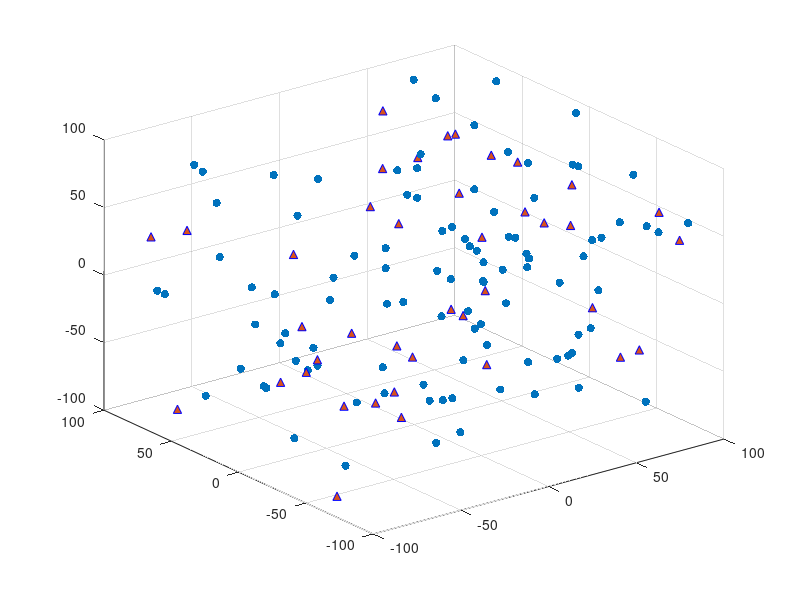

This chart was generated by the following MATLAB code: (Note: this script raises an error after producing the figure.)
clc, clearvars, close all;
% Network Model Parameters
numBlindNodes = 100;       % Number of blind nodes
numAnchorNodes = 40;       % Number of anchor nodes
communicationRange = 70;   % Communication range of UAVs
bsPosition = [0, 0, 0];    % Base Station position

% 3D Space Boundaries
xBounds = [-100, 100];
yBounds = [-100, 100];zBounds = [-100, 100];

% Energy Model Parameters
energyThreshold = 30;     % Energy threshold for CH selection
initialEnergyRange = [50, 100];  % Initial energy range for blind nodes

% Velocity Model Parameters
velocityMean = 5;    % Mean of the velocity distribution
velocityStdDev = 2;  % Standard deviation of the velocity distribution

% Initialize Anchor Nodes
anchorNodes = repmat(struct('id', [], 'position', []), numAnchorNodes, 1);

for i = 1:numAnchorNodes
    anchorNodes(i).id = i + numBlindNodes;
    anchorNodes(i).position = [randi(xBounds), randi(yBounds), randi(zBounds)];
end

% Initialize Blind Nodes as an array of structures
blindNodes = repmat(struct('id', [], 'position', [], 'energy', [], 'isCH', [], ...
    'velocity',[]), numAnchorNodes, 1);

% Populate Blind Nodes
for i = 1:numBlindNodes
    blindNodes(i).id = i;
    blindNodes(i).position = [randi(xBounds), randi(yBounds), randi(zBounds)];
    blindNodes(i).energy = randi(initialEnergyRange);
    blindNodes(i).isCH = false; % Initializing blind nodes as not CH
    blindNodes(i).velocity = normrnd(velocityMean, velocityStdDev, 1, 3);
end

% Plot Network
figure(1);
hold on;
view(3); % Sets the view to 3D
grid on; % Add grid
% Extract and plot Blind Nodes positions
blindNodesPositions = vertcat(blindNodes.position);
scatter3(blindNodesPositions(:,1), blindNodesPositions(:,2), blindNodesPositions(:,3), 'o', 'filled', 'DisplayName', 'Blind Nodes');

% Extract and plot Anchor Nodes positions
anchorNodesPositions = vertcat(anchorNodes.position);
scatter3(anchorNodesPositions(:,1), anchorNodesPositions(:,2), anchorNodesPositions(:,3), '^', 'filled', 'DisplayName', 'Anchor Nodes', 'MarkerEdgeColor', 'b');

scatter3(bsPosition(1), bsPosition(2), bsPosition(3), 'd', 'filled','b', 'DisplayName', 'Base Station', 'MarkerEdgeColor', 'k');
legend('Location', 'Best');
xlabel('X-coordinate');
ylabel('Y-coordinate');
zlabel('Z-coordinate');
title('Network Model');

hold off;
% Display Node Information
disp('Blind Node Information:');
disp(blindNodes);

disp('Anchor Node Information:');
disp(anchorNodes);

%%
% UAV Positioning Algorithm with IPSO
estimatedPositions = repmat(struct('position', []), numBlindNodes, 1);
for i = 1:numBlindNodes
    tempVariable = findUavPosition(blindNodes(i),anchorNodes,communicationRange, ...
        xBounds,yBounds,zBounds);
    estimatedPositions(i).position = tempVariable.position;
end
% Plot Network
figure(2);
hold on;
view(3); % Sets the view to 3D
grid on;% Add grid

% Extract and plot Blind Nodes positions
estimatedblindNodesPositions = vertcat(estimatedPositions.position);
scatter3(estimatedblindNodesPositions(:,1), estimatedblindNodesPositions(:,2), estimatedblindNodesPositions(:,3), 's', 'filled', 'DisplayName', 'Estimated Position of Blind Nodes');

% Extract and plot Blind Nodes positions
blindNodesPositions = vertcat(blindNodes.position);
scatter3(blindNodesPositions(:,1), blindNodesPositions(:,2), blindNodesPositions(:,3), 'o', 'filled', 'DisplayName', 'Actual Position of Blind Nodes');

% Extract and plot Anchor Nodes positions
%anchorNodesPositions = vertcat(anchorNodes.position);
%scatter3(anchorNodesPositions(:,1), anchorNodesPositions(:,2), anchorNodesPositions(:,3), '^', 'filled', 'DisplayName', 'Anchor Nodes', 'MarkerEdgeColor', 'b');

% Connect the estimated positions with actual blind node positions
for i = 1:numBlindNodes
    line([estimatedblindNodesPositions(i, 1), blindNodesPositions(i, 1)], ...
         [estimatedblindNodesPositions(i, 2), blindNodesPositions(i, 2)], ...
         [estimatedblindNodesPositions(i, 3), blindNodesPositions(i, 3)], ...
         'Color', 'k', 'LineStyle', '--', 'HandleVisibility', 'off');
end

scatter3(bsPosition(1), bsPosition(2), bsPosition(3), 'd', 'filled','b', 'DisplayName', 'Base Station', 'MarkerEdgeColor', 'k');
legend('Location', 'Best');
xlabel('X-coordinate');
ylabel('Y-coordinate');
zlabel('Z-coordinate');
title('Network Model');

hold off;

function Gbest = findUavPosition(blindNode,anchorNodes,communicationRange,xBounds,yBounds,zBounds)
    % IPSO Parameters
    NSC = 20;       % Number of particles in the swarm
    MaxIter = 50;   % Maximum number of iterations

    % IPSO Initialization
    nighbourAncherNodes = findNighboureNodes(blindNode, anchorNodes, communicationRange);

    %intilised the particles 
    particles = initializeParticles(NSC, xBounds, yBounds, zBounds);
    Pbest = particles;
    Gbest = getGlobalBest(particles, nighbourAncherNodes, blindNode);
    % IPSO Loop
    for iter = 1:MaxIter
        for i = 1:NSC
            % Update particle position and velocity using IPSO equations
            particles(i) = updateParticles(particles(i), Pbest(i), Gbest);

            % insure the boundary condition
            particles(i) = insureWithinBoundary(particles(i),xBounds, yBounds, zBounds);

            % Evaluate fitness function
            fitness = evaluateFitness(particles(i), nighbourAncherNodes,blindNode);
            
            % Update Pbest and Gbest
            if fitness < evaluateFitness(Pbest(i), nighbourAncherNodes,blindNode)
                Pbest(i) = particles(i);
            end
            if fitness < evaluateFitness(Gbest, nighbourAncherNodes,blindNode)
                Gbest = particles(i);
            end
        end
        
        % Apply VNS on Gbest
        %Gbest = applyVNS(Gbest);
    end    
end

% Helper function to initialize particle positions, velocities, and energies
function particles = initializeParticles(numParticles, xBounds, yBounds, zBounds)
    particles(numParticles) = struct('position', [], 'velocity', [], 'energy', [], 'energyVelocity', []);

    for i = 1:numParticles
        particles(i).position = [xBounds(1) + rand() * (xBounds(2) - xBounds(1)), ...
                                  yBounds(1) + rand() * (yBounds(2) - yBounds(1)), ...
                                  zBounds(1) + rand() * (zBounds(2) - zBounds(1))];
                              
        % Initialize velocity within bounds
        particles(i).velocity = (rand(1, 3) - 0.5) * 2; % Random values between -1 and 1
    end
end

%Function to get Distance b/w two nodes 
function distance = calculateDistance(node, anchorNode)
         distance = sqrt(sum((node.position-anchorNode.position).^2));
end

% Function to get global best
function Gbest = getGlobalBest(Pbest,nighbourAncherNodes,blindNode)
        Gbest = Pbest(1);
        for i = 1:length(Pbest)
            if evaluateFitness(Pbest(i),nighbourAncherNodes,blindNode) < evaluateFitness(Gbest,nighbourAncherNodes,blindNode)
                    Gbest = Pbest(i);
            end
        end
end 

% Function to update particles using IPSO equations
function updatedParticle = updateParticles(particle, Pbest, Gbest)
        w = 0.5;  % Inertia weight
        c1 = 3.5;  % Cognitive parameter
        c2 = 3.5;  % Social parameter
        % Update velocity
        particle.velocity = w * particle.velocity + ...
         c1 * rand() * (Pbest.position - particle.position) + ...
         c2 * rand() * (Gbest.position - particle.position);
            
         % Update position
         particle.position = particle.position + particle.velocity;
         updatedParticle = particle;
end

% Function to evaluate fitness function
function fitness = evaluateFitness(particle,nighbourAncherNodes,blindNode)
         dist = 0;
         for i = 1: length(nighbourAncherNodes)
            dist = dist + (calculateDistance(particle,nighbourAncherNodes(i))- ...
                calculateDistance(blindNode,nighbourAncherNodes(i)))^2;
         end
         fitness = dist/ length(nighbourAncherNodes);
end

%Function to insure that particle don't go outside of boundary position
function updatedParticle = insureWithinBoundary(particle,xBounds, yBounds, zBounds)
          bounds = [xBounds; yBounds; zBounds];  % Assuming bounds is a 3x2 matrix where each row i contains the lower and upper bounds for the i-th dimension
          for i = 1:3
            if particle.position(i) < bounds(i,1) || particle.position(i) > bounds(i,2)
                particle.position(i) = randi([bounds(i,1), bounds(i,2)]);
            end
          end
         updatedParticle = particle;
end

% helper function to find the nighbour ancher nodes that are with the communication range
function nighbourAncherNodes = findNighboureNodes(blindNode, anchorNodes, communicationRange)
    nighbourAncherNodes = [];
    for j = 1:length(anchorNodes)
      if  calculateDistance(blindNode, anchorNodes(j)) <= communicationRange
            nighbourAncherNodes = [nighbourAncherNodes, anchorNodes(j)];
      end
    end
end

% Function to Calculate the average position for intilisation purpose
function avergaePosition = findAveragePosition(nighbourAncherNodes)
     avergaePosition = [0,0,0];
     for i = 1:length(nighbourAncherNodes)
         avergaePosition = avergaePosition + nighbourAncherNodes(i).position;
     end
     if ~isempty(nighbourAncherNodes)
         avergaePosition = avergaePosition / length(nighbourAncherNodes);
     end
end

%%

% Extract actual positions of blind nodes
blindNodesPositions = vertcat(blindNodes.position);

% Perform K-means clustering
numClusters = 5; % Adjust as needed
[idx, centroids] = kmeans(blindNodesPositions, numClusters);



% Initialize cell array to store blind nodes for each cluster
clusterNodes = cell(numClusters, 1);

% Assign blind nodes to corresponding clusters
for j = 1:length(blindNodes)
    clusterNodes{idx(j)} = [clusterNodes{idx(j)}; blindNodes(j)];
end


% Plot Network
figure(3);
hold on;
view(3); % Sets the view to 3D
grid on; % Add grid

% Define colors for each cluster
colors = ['r', 'g', 'b', 'c', 'm']; % Add more colors if needed

% Plot Blind Nodes positions with different symbols for each cluster
for k = 1:numClusters
    clusterPoints = blindNodesPositions(idx == k, :);
    scatter3(clusterPoints(:, 1), clusterPoints(:, 2), clusterPoints(:, 3), 'filled', 'DisplayName', ['Cluster ' num2str(k)], 'MarkerFaceColor', colors(k));
end

% Plot Base Station position
scatter3(bsPosition(1), bsPosition(2), bsPosition(3), 'd', 'filled', 'DisplayName', 'Base Station', 'MarkerEdgeColor', 'k');

% Add legends for scatter plots only
legend('Location', 'Best');
xlabel('X-coordinate');
ylabel('Y-coordinate');
zlabel('Z-coordinate');
title('Network Model with K-means Clustering');

hold off;

%%

selectedCH = repmat(struct('position', [], 'energy', []), numClusters, 1);
for i = 1:numClusters
    tempResult = selectClusterHead(clusterNodes{i}, bsPosition, ...
        xBounds, yBounds, zBounds, initialEnergyRange);
    selectedCH(i).position = tempResult.position;
    selectedCH(i).energy = tempResult.energy;
end
clusterHeads = repmat(struct('id', [], 'position', [], 'energy', [], 'isCH', [], ...
    'velocity',[]), numClusters, 1);
for i = 1:numClusters
    nodes = clusterNodes{i};
    bestNodeIndex = 1; % Assume the first node is the best initially

    for j = 1:length(nodes)
        distance = calculate4DimesnsionalDistance(nodes(j), selectedCH(i));

        if distance < calculate4DimesnsionalDistance(nodes(bestNodeIndex), selectedCH(i))
            bestNodeIndex = j;
        end
    end

    % Mark the best node as CH
    clusterNodes{i}(bestNodeIndex).isCH = true;
    clusterHeds(i) = clusterNodes{i}(bestNodeIndex);
end

% Plot Network
figure(4);
hold on;
view(3); % Sets the view to 3D
grid on; % Add grid

% Define colors for each cluster
colors = ['r', 'g', 'b', 'c', 'm']; % Add more colors if needed

% Plot Cluster Head nodes
for i = 1:numClusters
    nodes = clusterNodes{i};
    
    % Plot all nodes in the cluster
    clusterPoints = vertcat(nodes.position);
    scatter3(clusterPoints(:, 1), clusterPoints(:, 2), clusterPoints(:, 3), 'filled', ...
        'DisplayName', ['Cluster ' num2str(i)], 'MarkerFaceColor', colors(i), 'MarkerFaceAlpha', 0.3);

    % Find Cluster Head node in the cluster
    clusterHeadIndex = find([nodes.isCH]);
    % Plot Cluster Head node if found
    if ~isempty(clusterHeadIndex)
        clusterHead = nodes(clusterHeadIndex);
        % Label the Cluster Head node as 'CH'
        text(clusterHead.position(1), clusterHead.position(2), clusterHead.position(3), 'CH', ...
            'FontSize', 8, 'FontWeight', 'bold', 'Color', 'k');
        % Plot Cluster Head node with larger size and different color
        scatter3(clusterHead.position(1), clusterHead.position(2), clusterHead.position(3), ...
            'filled', 'MarkerFaceColor', colors(i),'DisplayName', ['CH ' num2str(i)]);
    end
end

% Plot Base Station position
scatter3(bsPosition(1), bsPosition(2), bsPosition(3), 'd', 'filled', 'DisplayName', 'Base Station', 'MarkerEdgeColor', 'k');

% Add legends for scatter plots only
legend('Location', 'Best');
xlabel('X-coordinate');
ylabel('Y-coordinate');
zlabel('Z-coordinate');
title('Network Model with Cluster Heads');

hold off;



function distance = calculate4DimesnsionalDistance(node1, node2 )
      % weight parameter
      a = 0.8;
      b = 0.2;
      distance = a* calculateDistance(node1.position, node2.position)+... 
      b* abs(node1.energy - node2.energy);
end
% Function to select CH nodes using IPSO algorithm (Algorithm 3)
function selectedCH = selectClusterHead(clusterNodes, bsPosition,xBounds, ...
    yBounds,zBounds,energyRange)
    % Initialization
    numParticles = 20; % Number of particles 
    maxIterations = 100; % Adjust as needed
    % PSO Initialization
    particles = initializeParticles(numParticles,xBounds,yBounds, ...
        zBounds,energyRange); % Initialize particles
    Pbest = particles; % Personal best positions
    Gbest = getGlobalBest(Pbest, clusterNodes, bsPosition); % Global best position
    
    % PSO Iterations
    for itr = 1:maxIterations
        for i = 1:numParticles
            % Update velocities and positions using PSO equations (with energy movement)
            particles(i) = updateParticle(particles(i), Pbest(i), Gbest);
            particles(i) = insureWithinBoundary(particles(i), xBounds, yBounds, zBounds, energyRange);
            
            % Evaluate fitness function using Equation (31) with combined metric
            fitnessValue = evaluateFitness(particles(i), clusterNodes, bsPosition);
            
            % Update pBest and gBest based on fitness values
            if fitnessValue < evaluateFitness(Pbest(i),clusterNodes, bsPosition)
                Pbest(i)= particles(i);
            end
            if fitnessValue < evaluateFitness(Gbest,clusterNodes, bsPosition)
                Gbest = particles(i);
            end

       end
       % Apply VNS on update gBest (placeholder)
       %gBest = applyVNS(gBest);
    end
    % Output the selected cluster head based on the final gBest position
    selectedCH = Gbest;
end

% Helper function to initialize particle positions, velocities, and energies
function particles = initializeParticles(numParticles, xBounds, yBounds, ...
    zBounds, energyRange)
    particles(numParticles) = struct('position', [], 'velocity', [], 'energy', [], 'energyVelocity', []);

    for i = 1:numParticles
        particles(i).position = [xBounds(1) + rand() * (xBounds(2) - xBounds(1)), ...
                                  yBounds(1) + rand() * (yBounds(2) - yBounds(1)), ...
                                  zBounds(1) + rand() * (zBounds(2) - zBounds(1))];
        % Ensure energy is within the specified range
        particles(i).energy = energyRange(1) + rand() * (energyRange(2) - energyRange(1));
                              
        % Initialize velocity within bounds
        particles(i).velocity = (rand(1, 3) - 0.5) * 2; % Random values between -1 and 1
        % Initialize energy velocity within bounds
        particles(i).energyVelocity = (rand() - 0.5) * 2 * 5; % Random value between -5 and 5
    end
end
% Helper function to get Gbest 
function Gbest = getGlobalBest(Pbest, clusterNodes, bsPosition)
       Gbest = Pbest(1);
       for i = 1: length(Pbest)
           if evaluateFitness(Pbest(i) ,clusterNodes, bsPosition) < evaluateFitness(Gbest,clusterNodes, bsPosition)
               Gbest = Pbest(i);
           end
       end
end
% Helper function to update velocities and positions of particles
function particle = updateParticle(particle, Pbest, Gbest)
     % parameters for updation
     w = 0.9;  % Inertia weight
     c1 = 2.5;  % Cognitive parameter
     c2 = 2.5;  % Social parameter  
     % Update velocity
     particle.velocity = w * particle.velocity + ...
         c1 * rand() * (Pbest.position - particle.position) + ...
         c2 * rand() * (Gbest.position - particle.position);
     particle.energyVelocity =  w * particle.energyVelocity + ...
         c1 * rand() * (Pbest.energy - particle.energy) + ...
         c2 * rand() * (Gbest.energy - particle.energy);
     % Update position
     particle.position = particle.position + particle.velocity;
     % Update energy
     particle.energy = particle.energy + particle.energyVelocity;
end
% Helper function to calculate distance between two positions
function distance = calculateDistance(position1,position2)
          distance = sqrt(sum((position1-position2).^2));
end
% Helper function to evaluate fitness function with combined metric
function fitnessValue = evaluateFitness(particle, clusterNodes, bsPosition)
     % weight parameter
     alpha = 0.7;
     beta = 0.1;
    fitnessValue = alpha * f1(particle,clusterNodes) + ...
        beta * f2(particle,bsPosition) + ...
        (1-alpha-beta)*f3(particle);
end

% Helper function to evaluate fitness function 1
function fitnessValue = f1(particle, clusterNodes)
    distance=0;
    for i = 1: length(clusterNodes)
        distance = distance + calculateDistance(particle.position,clusterNodes(i).position );
    end
    fitnessValue = distance / length(clusterNodes);
end
% Helper function to evaluate fitness function 1
function fitnessValue = f2(particle, bsPosition)
    fitnessValue = calculateDistance(particle.position, bsPosition);
end
% Helper function to evaluate fitness function 1
function fitnessValue = f3(particle)
    fitnessValue=1/particle.energy;
end

%Function to insure that particle don't go outside of boundary position
function updatedparticle = insureWithinBoundary(particle,xBounds, yBounds, zBounds,energyRange)
          bounds = [xBounds; yBounds; zBounds];  % Assuming bounds is a 3x2 matrix where each row i contains the lower and upper bounds for the i-th dimension
          for i = 1:3
            if particle.position(i) < bounds(i,1) || particle.position(i) > bounds(i,2)
                particle.position(i) = randi([bounds(i,1), bounds(i,2)]);
            end
          end
         if particle.energy < energyRange(1)|| particle.energy > energyRange(2)
             particle.energy = randi([energyRange(1), energyRange(2)]);
         end
        updatedparticle = particle;
 end
%%

%parameter for cluster based routing
communicationRangeForHead = 100;
%define the nighbourhood for clusterheads ( in real this can be done easily
%by sending hellow message )

% Initialize cell array to store blind nodes for each cluster
nighboureCHs = cell(numClusters, 1);
for i = 1:numClusters
    for j = 1:numClusters
        if calculateDistance(clusterHeds(i).position,clusterHeds(j).position ...
                )<= communicationRangeForHead && i~=j
          nighboureCHs{i} = [nighboureCHs{i}, clusterHeds(j)];
        end
    end
end

%calculate next hop for each ch
selectedNextHops = repmat(struct('id', [], 'position', [], 'energy', [], 'isCH', [], ...
    'velocity',[]), numAnchorNodes, 1);
for i = 1: numClusters
  temp = selectedNextHop(i, nighboureCHs, clusterHeads, bsPosition, xBounds, yBounds, zBounds, velocityMean , velocityStdDev);
  selectedNextHops.position = temp.position(1:3); %first 3 dimesions of position repersent postion
  selectedNextHops.velocity = temp.position(4:6); %next 3 dimesions of position repersent velocity
end

%find the actual next hop node
for i = 1:numClusters
    nodes = nighboureCHs{i};
    bestNodeIndex = 1; % Assume the first node is the best initially

    for j = 1:length(nodes)
        distance = calculate6DimesnsionalDistance(nodes(j), selectedNextHop(i));

        if distance < calculate6DimesnsionalDistance(nodes(bestNodeIndex), selectedNextHop(i))
            bestNodeIndex = j;
        end
    end
    selectedNextHops(i) = nodes(bestNodeIndex);
end

% Plotting
figure(6);
hold on;
view(3); % Sets the view to 3D
grid on; % Add grid

% Plot Cluster Head nodes and arrows to next hops
for i = 1:numClusters
    clusterHead = clusterHeds(i);
    
    % Plot Cluster Head node
    scatter3(clusterHead.position(1), clusterHead.position(2), clusterHead.position(3), ...
        'filled', 'MarkerEdgeColor', 'k', 'MarkerFaceColor', colors(i), 'DisplayName', ['CH ' num2str(i)]);
    
    % Plot arrow from CH to selected next hop
    quiver3(clusterHead.position(1), clusterHead.position(2), clusterHead.position(3), ...
        selectedNextHops(i).position(1) - clusterHead.position(1), ...
        selectedNextHops(i).position(2) - clusterHead.position(2), ...
        selectedNextHops(i).position(3) - clusterHead.position(3), ...
        'Color', 'k', 'LineStyle', '--', 'MaxHeadSize', 0.5);
end

% Plot Base Station position
scatter3(bsPosition(1), bsPosition(2), bsPosition(3), 'd', 'filled', 'DisplayName', 'Base Station', 'MarkerEdgeColor', 'k');

% Add legends for scatter plots only
legend('Location', 'Best');
xlabel('X-coordinate');
ylabel('Y-coordinate');
zlabel('Z-coordinate');
title('Network Model with Cluster Heads and Next Hops');

hold off;




function distance = calculate6DimesnsionalDistance(node1, node2 )
      % weight parameter
      a = 0.7;
      b = 0.3;
      distance = a* calculateDistance(node1.position, node2.position)+... 
      b* calculateDistance(node1.velocity - node2.velocity);
end

% Function to select CH nodes using IPSO algorithm (Algorithm 3)
function selectedNextHop = selectedNextHop(clusterIndex, nighboureCHs, clusterHeds, bsPosition,xBounds, yBounds,zBounds,velocityMean , velocityStdDev)
    % Initialization
    numParticles = 20;   % Number of particles 
    maxIterations = 100; % Adjust as needed

    % PSO Initialization
    particles = initializeParticles(numParticles, xBounds, yBounds, zBounds,velocityMean , velocityStdDev);  % Initialize particles
    Pbest = particles;                                                         % Personal best positions
    Gbest = getGlobalBest(Pbest, clusterIndex, nighboureCHs, clusterHeds, bsPosition);       % Global best position
    
    % PSO Iterations
    for itr = 1:maxIterations
        for i = 1:numParticles
            % Update velocities and positions using PSO equations (with energy movement)
            particles(i) = updateParticle(particles(i), Pbest(i), Gbest);
            particles(i) = insureWithinBoundary(particles(i), xBounds, yBounds, zBounds);
            
            % Evaluate fitness function using Equation (31) with combined metric
            fitnessValue = evaluateFitness(particles(i), clusterIndex, nighboureCHs, clusterHeds, bsPosition);
            
            % Update pBest and gBest based on fitness values
            if fitnessValue < evaluateFitness(Pbest(i), clusterIndex, nighboureCHs, clusterHeds, bsPosition)
                Pbest(i)= particles(i);
            end
            if fitnessValue < evaluateFitness(Gbest, clusterIndex, nighboureCHs, clusterHeds, bsPosition)
                Gbest = particles(i);
            end

       end
       % Apply VNS on update gBest (placeholder)
       %gBest = applyVNS(gBest);
    end
    % Output the selected cluster head based on the final gBest position
    selectedNextHop = Gbest;
end

% Helper function to initialize particle positions, velocities, and energies
function particles = initializeParticles(numParticles, xBounds, yBounds, zBounds, velocityMean, velocityStdDev)
    particles(numParticles) = struct('position', [], 'velocity', []);

    for i = 1:numParticles
        % Initialize position and velocity components within bounds
        positionXYZ = [xBounds(1) + rand() * (xBounds(2) - xBounds(1)), ...
                       yBounds(1) + rand() * (yBounds(2) - yBounds(1)), ...
                       zBounds(1) + rand() * (zBounds(2) - zBounds(1))];
                   
        velocityXYZ = normrnd(velocityMean, velocityStdDev, [1, 3]);

        % Combine position and velocity components
        particles(i).position = [positionXYZ, velocityXYZ];
        particles(i).velocity = (rand(1, 6) - 0.5) * 2; % Random values between -1 and 1;
    end
end


% Helper function to get Gbest 
function Gbest = getGlobalBest(Pbest, clusterIndex, nighboureCHs, clusterHeds, bsPosition)
       Gbest = Pbest(1);
       for i = 1: length(Pbest)
           if evaluateFitness(Pbest(i), clusterIndex, nighboureCHs, clusterHeds, bsPosition)...
               < evaluateFitness(Gbest, clusterIndex, nighboureCHs, clusterHeds, bsPosition)
               Gbest = Pbest(i);
           end
       end
end
% Helper function to update velocities and positions of particles
function particle = updateParticle(particle, Pbest, Gbest)
     % parameters for updation
     w = 0.9;  % Inertia weight
     c1 = 2.5;  % Cognitive parameter
     c2 = 2.5;  % Social parameter  
     % Update velocity
     particle.velocity = w * particle.velocity + ...
         c1 * rand() * (Pbest.position - particle.position) + ...
         c2 * rand() * (Gbest.position - particle.position);
     particle.energyVelocity =  w * particle.energyVelocity + ...
         c1 * rand() * (Pbest.energy - particle.energy) + ...
         c2 * rand() * (Gbest.energy - particle.energy);
     % Update position
     particle.position = particle.position + particle.velocity;
end

% Helper function to evaluate fitness function with combined metric
function fitnessValue = evaluateFitness(particle, clusterIndex, nighboureCHs, clusterHeds, bsPosition)
    modifiedParticle.position = particle.position(1:3);
    modifiedParticle.velocity = particle.position(4:6);
    nighboureNodes = nighboureCHs{clusterIndex};
    bestNode = nighboureNodes(1);
    for i = 1 : length(nighboureNodes)
        if calculate6DimesnsionalDistance(modifiedParticle, nighboureNodes(i))< ...
                calculate6DimesnsionalDistance(modifiedParticle, bestNode)
            bestNode = nighboureNodes(i);
        end
    end

    bestNodeIndex = 1;
    for i = 1:length(clusterHeds)
        if bestNode == clusterHeds(i)
            bestNodeIndex = i;
        end
    end
     % weight parameter
     alpha = 0.7;
     beta = 0.1;
    fitnessValue = alpha * f1(nighboureCHs{bestNodeIndex}, bestNode) + beta * f2(nighboureCHs{bestNodeIndex}, bsPosition);
end

% Helper function to evaluate fitness function 1
function fitnessValue = f1(nighboures, bestNode)
    averageLR=0;
    for i = 1: length(nighboures)
        averageLR = averageLR + calculateLR(nighboures(i), bestNode);
    end

    if ~ isempty(nighboures)
        averageLR = averageLR / length(nighboures);
    end
    fitnessValue = averageLR / length(nighboures);
end

% Helper function to evaluate fitness function 1
function fitnessValue = f2(nighboures, bsPosition)
    distance = 0;

    for i =1 : length(nighboures)
        distance = distance + calculateDistance(nighboures(i).position, bsPosition);
    end

    if ~ isempty(nighboures)
        distance = distance / length(nighboures);
    end
    fitnessValue = distance;
end

%Function to insure that particle don't go outside of boundary position
function updatedparticle = insureWithinBoundary(particle,xBounds, yBounds, zBounds,energyRange)
          bounds = [xBounds; yBounds; zBounds];  % Assuming bounds is a 3x2 matrix where each row i contains the lower and upper bounds for the i-th dimension
          for i = 1:3
            if particle.position(i) < bounds(i,1) || particle.position(i) > bounds(i,2)
                particle.position(i) = randi([bounds(i,1), bounds(i,2)]);
            end
          end
         if particle.energy < energyRange(1)|| particle.energy > energyRange(2)
             particle.energy = randi([energyRange(1), energyRange(2)]);
         end
        updatedparticle = particle;
end


% Helper function to calculate mean relative velocity
function mean_delta_v = meanDeltaV(node1, node2)
    % Implement Equation (36)
    delta_v = abs(calculateRelativeVelocity(node1, node2));
    mean_delta_v = mean(delta_v);
end

% Helper function to calculate standard deviation of relative velocity
function sigma_delta_v = calculateSigmaDeltaV(node1, node2)
    % You may adjust the range based on your system characteristics
    sigma_delta_v = rand() * 2; % Example range, adjust as needed
end


% Helper function to calculate relative transmission range
function r_ab = calculateRab(node1, node2)
    % Implement Equation (37)
    d = calculateDistance(node1.position, node2.position);
    relativeVelocity = calculateRelativeVelocity(node1, node2);
    
    if relativeVelocity > 0
        r_ab = d + communicationRangeForHead;
    else
        r_ab = d - communicationRangeForHead;
    end
end

% Helper function to calculate communication time T_C
function T_C = calculateCommunicationTime(node1, node2, r_ab)
    % Implement Equation (34)
    A = calculateRelativeVelocity(node1, node2)^2;
    B = 2 * dot(calculateRelativePosition(node1, node2), calculateRelativeVelocity(node1, node2));
    C = calculateDistance(node1.position, node2.position)^2 - r_ab^2;

    discriminant = B^2 - 4 * A * C;
    
    % Only consider real roots
    if discriminant < 0
        T_C = 0;
    else
        T_C = max((-B + sqrt(discriminant)) / (2 * A), (-B - sqrt(discriminant)) / (2 * A));
    end
end
% Function to calculate link reliability between two nodes
function linkreliability = calculateLR(node1, node2)
    % Constants and parameters
    r_ab = calculateRab(node1, node2); % Calculate relative transmission range
    T_C = calculateCommunicationTime(node1, node2, r_ab);

    % Define the PDF function f(T)
    f_T = @(T) r_ab / (sqrt(2 * pi) * calculateSigmaDeltaV(node1, node2)) * (1 / T^2) * ...
        exp(-((r_ab / T - meanDeltaV(node1, node2))^2) / (2 * calculateSigmaDeltaV(node1, node2)^2));

    % Integrate the PDF over the communication time period T_C
    linkreliability = integral(f_T, 0, T_C);
end


% Helper function to calculate distance between two positions
function distance = calculateDistance(position1, position2)
    distance = norm(position1 - position2);
end

% Helper function to calculate relative position
function relative_position = calculateRelativePosition(node1, node2)
    relative_position = node2.position - node1.position;
end

% Helper function to calculate relative velocity
function relative_velocity = calculateRelativeVelocity(node1, node2)
    relative_velocity = norm(node2.velocity - node1.velocity);
end








